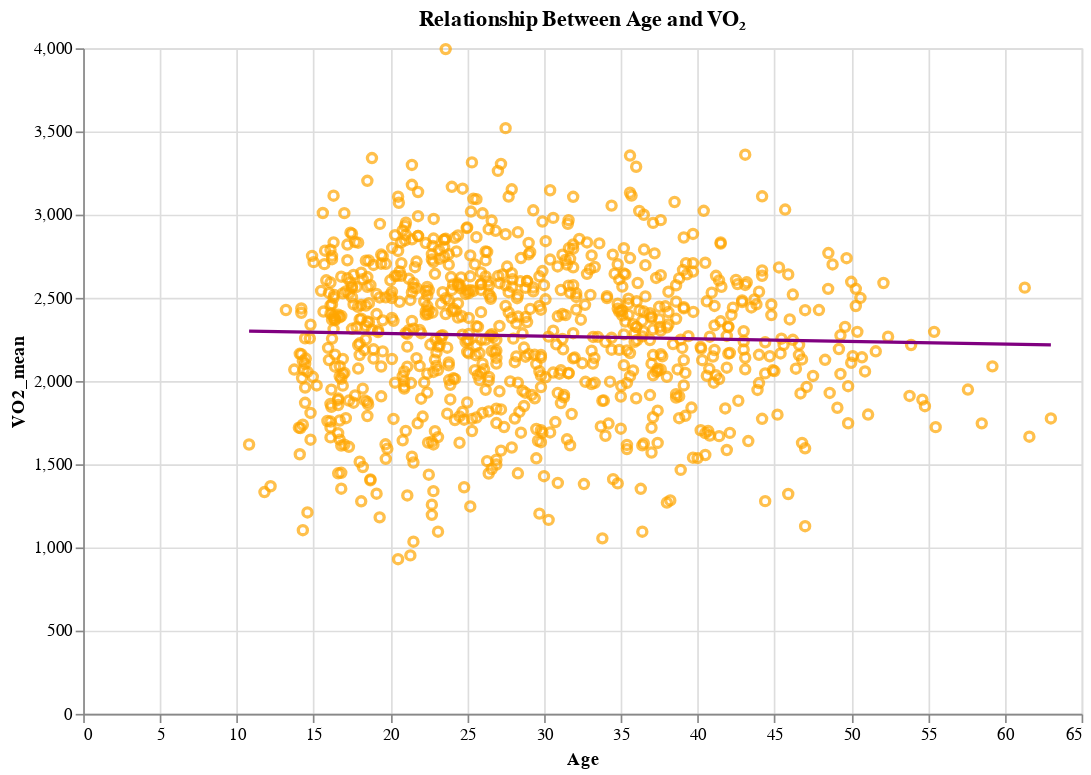

The notebook cell this image was saved under:
### Markdown cell above
## 62.Analyze the relationship between fitness levels and physiological attributes and identify trends in the scatter plot of VO2 max (ml/kg/min) versus age

### Code cell
# Assuming you have a DataFrame called 'df' that contains 'Age' and 'VO2'
# First, make sure there are no missing values
df_clean = merged_tab.dropna(subset=['Age', 'VO2'])
summary = df_clean.groupby('ID').agg({
    'VO2': ['mean', 'max'],
    'Age': 'mean'
   }).reset_index()
summary.columns = ['ID', 'VO2_mean','VO2_max', 'Age']

# Create scatter plot
scatter = alt.Chart(summary).mark_point(color='orange').encode(
    x='Age',
    y='VO2_mean'
).properties(
    title='Relationship Between Age and VO₂',
    width=600,
    height=400
)

regression = scatter.transform_regression('Age', 'VO2_mean').mark_line(color='purple')

# Combine plots
chart = scatter + regression
chart

### Figure 1 — Vega-Lite specification as saved in the notebook (floating-point values rounded to 4 significant figures; data arrays with more than 128 entries replaced by an {"elided": "..."} marker saying what was removed)
{"config": {"view": {"continuousWidth": 300, "continuousHeight": 300}}, "layer": [{"mark": {"type": "point", "color": "orange"}, "encoding": {"x": {"field": "Age", "type": "quantitative"}, "y": {"field": "VO2_mean", "type": "quantitative"}}, "title": "Relationship Between Age and VO₂"}, {"mark": {"type": "line", "color": "purple"}, "encoding": {"x": {"field": "Age", "type": "quantitative"}, "y": {"field": "VO2_mean", "type": "quantitative"}}, "title": "Relationship Between Age and VO₂", "transform": [{"on": "Age", "regression": "VO2_mean"}]}], "data": {"name": "data-4a516879709a38429ee1db2e436b3f78"}, "height": 400, "width": 600, "$schema": "https://vega.github.io/schema/vega-lite/v5.8.0.json", "datasets": {"data-4a516879709a38429ee1db2e436b3f78": {"elided": "846 records"}}}
